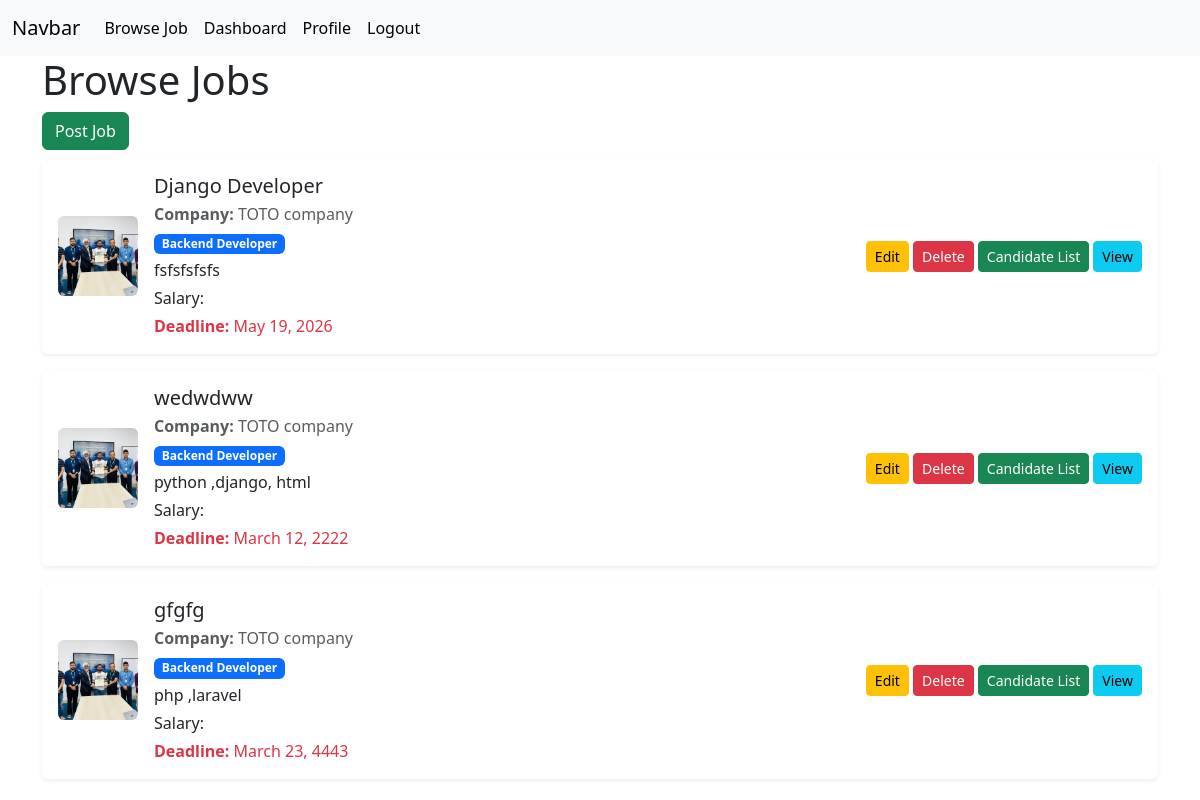
Page /browse-job-view/ (signed in) on the committed database.
### JobPortal/models.py (models this page shows, shortened)
class JobPostModel(models.Model):
    title = models.CharField(max_length=200,null=True)
    number_of_openings = models.PositiveIntegerField(null=True)
    category = models.ForeignKey(
        CategoryModel,
        on_delete=models.CASCADE,
        null=True
    )
    description = models.TextField(null=True)
    posted_by = models.ForeignKey(
        RecruiterProfileModel,
        on_delete=models.CASCADE,
        related_name='job_post_info',
        null=True
    )
    description = models.TextField(null=True)
    skills_set = models.TextField(null=True)
    deadline = models.DateField(null=True)
    created_at = models.DateField(auto_now_add=True,null= True)
    updated_at = models.DateField(auto_now=True,null=True)

class RecruiterProfileModel(models.Model):
    recruiter = models.OneToOneField (
        User,
        on_delete=models.CASCADE,
        related_name='recruiter_profile',
        null=True
    )
    company_name = models.CharField(max_length=200,null= True)
    address = models.TextField(null=True)
    contact = models.CharField(max_length=20,null=True)
    logo = models.ImageField(upload_to='company_logo',null=True)
    created_at = models.DateField(auto_now_add=True,null= True)
    updated_at = models.DateField(auto_now=True,null=True)

class CategoryModel(models.Model):
    name = models.CharField(max_length=200,null=True)

### JobPortal/views.py (the view)
# urls.py: path('browse-job-view/',browse_job_view,name='browse_job_view'),
def browse_job_view(request):
    current_user = request.user
    search_query = request.GET.get('search_query')
    print(current_user)
    job_data = JobPostModel.objects.all()
    if current_user.is_authenticated:
        if current_user.user_type == 'Recruiters':
            try:
                job_data = JobPostModel.objects.filter(posted_by = current_user.recruiter_profile)
            except:
                messages.error(request, 'Please, Update your profile first.')
                return redirect('update_profile')
    if search_query:
        job_data = JobPostModel.objects.filter(
            Q(title__icontains = search_query) |
            Q(category__name__icontains = search_query) |
            Q(posted_by__company_name__icontains = search_query)
        )
    context = {
        'job_data': job_data
    }
    return render(request,'browse-jobs.html', context)

### JobPortal/models.py (called while the page is built)
    def __str__(self):
        return f'{self.username} - {self.user_type}'

### JobPortal/templates/browse-jobs.html (shortened to what this page needs)
{% extends 'master/base.html' %}
{% block content %}
  <h1>Browse Jobs</h1>
  {% if request.user.user_type == 'Recruiters' %}
    <a href="{% url 'post_job_view' %}" class="btn btn-success">Post Job</a>
    {% endif %}
  {% for job in job_data %}
    <div class="card shadow-sm border-0 mb-3 mt-2">
      <div class="card-body">
        <div class="d-flex align-items-center">
          <div class="flex-shrink-0 me-3">
            <img src="{{ job.posted_by.logo.url }}" alt="{{ job.posted_by.company_name }}" class="rounded" style="width: 80px; height: 80px; object-fit: cover;" />
          </div>
          <div class="flex-grow-1">
            <h5 class="mb-1">{{ job.title }}</h5>
            <p class="mb-1 text-muted">
              <strong>Company:</strong>
              {{ job.posted_by.company_name }}
            </p>
            <p class="mb-1">
              <span class="badge bg-primary">{{ job.category.name }}</span>
            </p>
            <p class="mb-1">{{ job.skills_set }}</p>
            <p class="mb-1">Salary: {{ job.salary }}</p>
            <p class="mb-0 text-danger">
              <strong>Deadline:</strong>
              {{ job.deadline }}
            </p>
          </div>
          <div class="text-end">
            {% if request.user.user_type == 'Recruiters' %}
              <a href="{% url 'update_job_view' job.id %}" class="btn btn-sm btn-warning">Edit</a>
              <a href="{% url 'delete_job_view' job.id %}" class="btn btn-sm btn-danger">Delete</a>
              <a href="{% url 'candidate_list_view' job.id %}" class="btn btn-sm btn-success">Candidate List</a>
            {% endif %}
            <a href="" class="btn btn-sm btn-info">View</a>
          </div>
        </div>
      </div>
    </div>
  {% endfor %}
{% endblock %}

### JobPortal/templates/master/base.html (shortened to what this page needs)
<!DOCTYPE html>
<html lang="en">
  <head>
    <link href="https://cdn.jsdelivr.net/npm/bootstrap@5.3.8/dist/css/bootstrap.min.css" rel="stylesheet" />
  </head>
  <body>
    {% include 'master/nav.html' %}
    <div class="container">
      {% block content %}
      {% endblock %}
    </div>
  </body>
</html>

### JobPortal/templates/master/nav.html (shortened to what this page needs)
<nav class="navbar navbar-expand-lg bg-body-tertiary">
  <div class="container-fluid">
    <a class="navbar-brand" href="#">Navbar</a>
    <div class="collapse navbar-collapse" id="JobPortal">
      <ul class="navbar-nav">
        <li class="nav-item">
          <a class="nav-link active" aria-current="page" href="{% url 'browse_job_view' %}">Browse Job</a>
        </li>
        {% if request.user.is_authenticated %}
          <li class="nav-item">
            <a class="nav-link active" aria-current="page" href="{% url 'dashboard_page' %}">Dashboard</a>
          </li>
          <li class="nav-item">
            <a class="nav-link active" aria-current="page" href="{% url 'profile_page' %}">Profile</a>
          </li>
          <li class="nav-item">
            <a class="nav-link active" aria-current="page" href="{% url 'logout_page' %}">Logout</a>
          </li>
        {% endif %}
      </ul>
    </div>
  </div>
</nav>

### rows in the picture
JobPostModel: posted_by.logo (picture), title "Django Developer", posted_by.company_name "TOTO company", category.name "Backend Developer", skills_set "fsfsfsfsfs", deadline "May 19, 2026"
JobPostModel: posted_by.logo (picture), title "wedwdww", posted_by.company_name "TOTO company", category.name "Backend Developer", skills_set "python ,django, html", deadline "March 12, 2222"
JobPostModel: posted_by.logo (picture), title "gfgfg", posted_by.company_name "TOTO company", category.name "Backend Developer", skills_set "php ,laravel", deadline "March 23, 4443"
